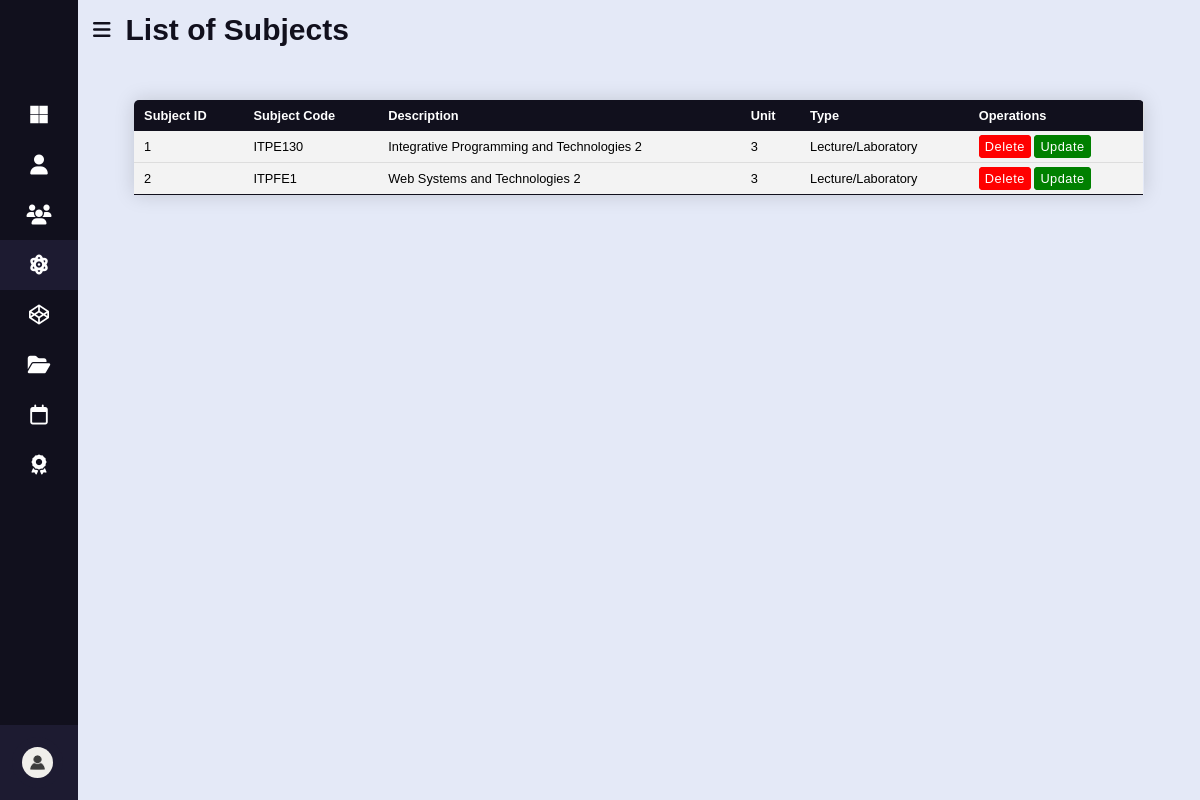
The app's page /grading-system/subject/subject-list.php (signed in) with its own data.
### tables this page shows
CREATE TABLE `subjects` (
  `ID` int(11) NOT NULL,
  `CODE` varchar(50) NOT NULL,
  `DESCRIPTION` varchar(128) NOT NULL,
  `UNIT` int(11) NOT NULL,
  `TYPE` varchar(128) NOT NULL
);

### grading-system/subject/subject-list.php (the view, shortened to what this page needs)
<!DOCTYPE html>
<html lang="en">
<head>
    <link rel="stylesheet" href="https://cdnjs.cloudflare.com/ajax/libs/font-awesome/6.2.1/css/all.min.css" />
    <link rel="stylesheet" href="../CSS/main.css" />
    <link rel="stylesheet" href="../CSS/tables.css">
</head>
<body>
    <?php  if (isset($_SESSION["ROLE"])):
          ?>
    <div class="sidebar close">
        <div class="logo">
        </div>
        <ul class="nav-list">
            <li>
                <a href="../index.php">
                    <i class="fab fa-microsoft"></i>
                </a>
            </li>
            <li>
                <div class="icon-link">
                    <a href="../student/students.php">
                        <i class="fa-solid fa-user"></i>
                    </a>
                </div>
            </li>
            <li>
                <div class="icon-link">
                    <a href="../faculty/faculty.php">
                        <i class="fa-solid fa-users"></i>
                    </a>
                </div>
            </li>
            <li class="see">
                <div class="icon-link">
                    <a href="subject.php">
                        <i class="fa-solid fa-atom"></i>
                    </a>
                </div>
            </li>
            <li>
                <div class="icon-link">
                    <a href="../course/course.php">
                        <i class="fab fa-codepen"></i>
                    </a>
                </div>
            </li>
            <li>
                <div class="icon-link">
                    <a href="../institute/institute.php">
                        <i class="fa-solid fa-folder-open"></i>
                    </a>
                </div>
            </li>
            <li>
                <div class="icon-link">
                    <a href="../semester/semester.php">
                        <i class="fa-regular fa-calendar"></i>
                    </a>
                </div>
            </li>
            <li>
                <div class="icon-link">
                    <a href="../grade/grade.php">
                        <i class="fa-solid fa-award"></i>
                    </a>
                </div>
            </li>
            <li>
                <div class="profile-details">
                    <div class="profile-content">
                        <a href="../profile.php?update=<?= $_SESSION["ROLE"]; ?>"><img src="../img/user.jpg"
                                alt="" /></a>
                    </div>
                    <div class="name-job">
                    </div>
                    <a href="../login.php"><i class="fas fa-right-to-bracket"></i></a>
                </div>
            </li>
        </ul>
    </div>
    <div class="home-section">
        <div class="home-content">
            <i class="fas fa-bars"></i>
            <span class="text">List of Subjects</span>
        </div>
        <?php
      require_once("../db.php");
        $Query = "SELECT * FROM subjects";
        $studentResult = mysqli_query($con, $Query);
      ?>
        <table class="content-table">
            <thead>
                <tr>
                    <th>Subject ID</th>
                    <th>Subject Code</th>
                    <th>Description</th>
                    <th>Unit</th>
                    <th>Type</th>
                    <th colspan="2">Operations</th>
                </tr>
            </thead>
            <tbody>
                <?php
                while($row=mysqli_fetch_assoc( $studentResult))
                {
                    $UserID = $row['ID'];
                    $CODE = $row['CODE'];
                    $DESCRIPTION = $row['DESCRIPTION'];
                    $UNIT = $row['UNIT'];
                    $TYPE = $row['TYPE'];
              ?>
                <tr>
                    <td><?php echo $UserID ?></td>
                    <td><?php echo $CODE ?></td>
                    <td><?php echo $DESCRIPTION ?></td>
                    <td><?php echo $UNIT ?></td>
                    <td><?php echo $TYPE ?></td>
                    <td>
                        <a href="students.php?delete=<?= $row['ID']; ?>">Delete</a>
                        <a href="update.php?update=<?= $row['ID']; ?>">Update</a>
                    </td>
                </tr>
                <?php
                                    }
                            ?>
            </tbody>
        </table>
    </div>
    <?php else: ?>
    <?php require_once("../login.php"); ?>
    <?php endif; ?>
</body>
</html>

### grading-system/CSS/main.css (style rules this page uses)
* { margin: 0; padding: 0; box-sizing: border-box; font-family: "Poppins", sans-serif; }
:root { --poppins: "Poppins", sans-serif; --lato: "Lato", sans-serif; --light: #f9f9f9; --blue: #3c91e6; --light-blue: #cfe8ff; --grey: #eee; --dark-grey: #aaaaaa; --dark: #342e37; --red: #db504a; --yellow: #ffce26; --light-yellow: #fff2c6; --orange: #fd7238; --light-orange: #ffe0d3; }
.sidebar { position: fixed; top: 0; left: 0; height: 100%; width: 260px; background-color: #11101d; z-index: 100; transition: all 0.5s ease; }
.sidebar.close { width: 78px; }
.sidebar .logo { height: 60px; display: flex; width: 100%; align-items: center; }
.sidebar .nav-list { height: 100%; padding: 30px 0 150px 0; overflow: auto; }
.sidebar .nav-list .see { background-color: #1d1b31; }
.sidebar.close .nav-list { overflow: visible; }
.sidebar .nav-list li { position: relative; list-style: none; transition: all 0.4s ease; }
.sidebar .nav-list li .icon-link { display: flex; align-items: center; justify-content: space-between; }
.sidebar.close .nav-list li .icon-link { display: block; }
.sidebar .nav-list li i { height: 50px; min-width: 78px; text-align: center; line-height: 50px; color: #fff; font-size: 20px; cursor: pointer; transition: all 0.3s ease; }
.sidebar .nav-list li a { display: flex; align-items: center; text-decoration: none; }
.profile-details { position: fixed; bottom: 0; width: 260px; display: flex; align-items: center; justify-content: space-between; background-color: #1d1b31; padding: 12px 0; transition: all 0.5s ease; }
.sidebar.close .profile-details { background-color: none; width: 78px; }
.profile-details .profile-content { display: flex; align-items: center; }
.profile-details .profile-content img { height: 51px; width: 51px; border-radius: 50%; object-fit: cover; margin: 0 14px 0 12px; background-color: #1d1b31; transition: all 0.5s ease; }
.sidebar.close .profile-details .profile-content img { padding: 10px; }
.home-section { position: relative; height: 100vh; width: calc(100% - 260px); left: 260px; background-color: #e4e9f7; transition: all 0.5s ease; }
.sidebar.close ~ .home-section { left: 78px; width: calc(100% - 78px); }
.home-section .home-content { display: flex; height: 60px; align-items: center; }
.home-section .home-content i, .home-section .home-content .text { color: #11101d; font-size: 20px; }
.home-section .home-content i { margin: 0 15px; cursor: pointer; }
.home-section .home-content .text { white-space: nowrap; font-size: 30px; font-weight: 600; }

### grading-system/CSS/tables.css (style rules this page uses)
* { font-family: sans-serif; }
.content-table { border-collapse: collapse; font-size: 0.8em; width: 90%; border-radius: 5px 5px 0 0; overflow: hidden; box-shadow: 0 0 20px rgba(0, 0, 0, 0.15); margin: 0 auto; margin-top: 40px; }
.content-table thead tr { background-color: #11101d; color: #ffffff; text-align: left; font-weight: bold; border-right: 1px solid #dddddd; }
.content-table th, .content-table td { padding: 8px 10px; }
.content-table tbody tr td a { border-radius: 4px; background-color: red; border: 2px solid red; color: white; text-decoration: none; padding: 2px 4px; font-size: 1em; letter-spacing: 0.5px; }
.content-table tbody tr td a:nth-child(2) { background-color: green; border: 2px solid green; }
.content-table tbody tr { border-bottom: 1px solid #dddddd; background-color: #f3f3f3; }
.content-table tbody tr:nth-of-type(even) { background-color: #f3f3f3; }
.content-table tbody tr:last-of-type { border-bottom: 1.5px solid #11101d; }

### records on screen
subjects: ID "1", CODE "ITPE130", DESCRIPTION "Integrative Programming and Technologies 2", UNIT "3", TYPE "Lecture/Laboratory"
subjects: ID "2", CODE "ITPFE1", DESCRIPTION "Web Systems and Technologies 2", UNIT "3", TYPE "Lecture/Laboratory"
